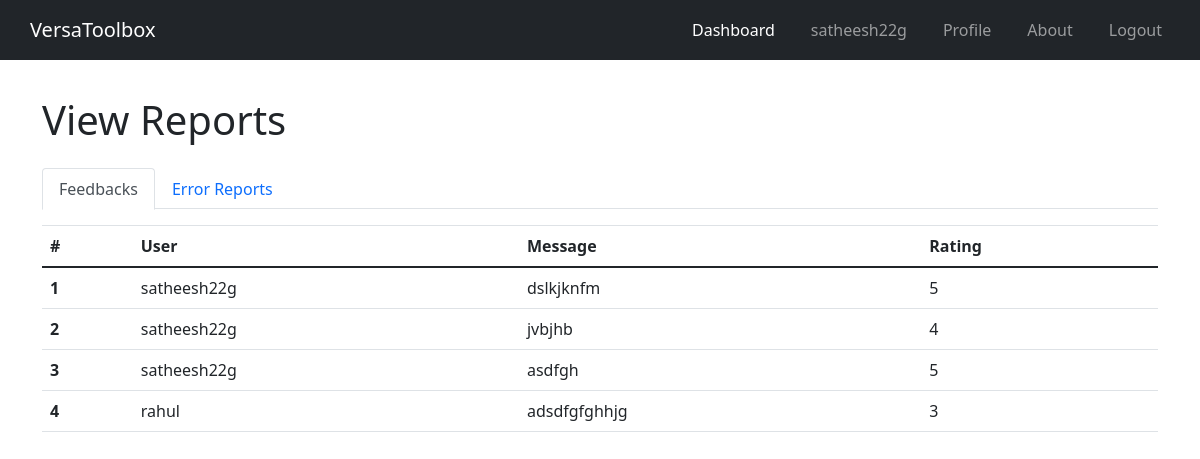
The page /view-reports (signed in) on the database as committed earlier.
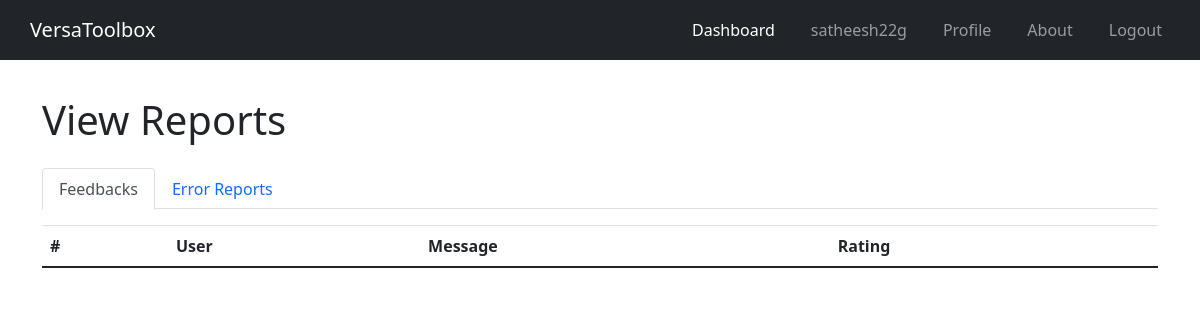
The same page on the database as committed later.
### users/models.py (models this page shows, shortened)
class CustomUser(AbstractUser):
    email = models.EmailField(unique=True)

class Feedback(models.Model):
    name = models.CharField(max_length=100)
    email = models.EmailField()
    message = models.TextField()
    rating = models.IntegerField(default=0)  # Add a field for rating
    created_at = models.DateTimeField(auto_now_add=True)
    user = models.ForeignKey(settings.AUTH_USER_MODEL, on_delete=models.SET_NULL, null=True, blank=True)

### users/views.py (the view)
# urls.py: path('view-reports', view_reports, name='view_reports'),
@login_required
@staff_member_required
def view_reports(request):
    feedbacks = Feedback.objects.all()
    error_reports = ErrorReport.objects.all()
    return render(request, 'view_reports.html', {'feedbacks': feedbacks,'error_reports': error_reports})

### users/context_processors.py (called while the page is built)
def common_context(request):
    username = request.session.get('username', None)
    return {'username': username}

### users/templates/view_reports.html (shortened to what this page needs)
<!DOCTYPE html>
<html lang="en">
<head>
    <link rel="stylesheet" href="https://stackpath.bootstrapcdn.com/bootstrap/4.5.2/css/bootstrap.min.css">
</head>
<body>
    {% include 'nav.html' %}
    <div class="container py-5 mt-5">
        <h1 class="mb-4">View Reports</h1>
        <ul class="nav nav-tabs" id="myTab" role="tablist">
            <li class="nav-item">
                <a class="nav-link active" id="feedback-tab" data-toggle="tab" href="#feedback" role="tab" aria-controls="feedback" aria-selected="true">Feedbacks</a>
            </li>
            <li class="nav-item">
                <a class="nav-link" id="error-tab" data-toggle="tab" href="#error" role="tab" aria-controls="error" aria-selected="false">Error Reports</a>
            </li>
        </ul>
        <div class="tab-content mt-3">
            <div class="tab-pane fade show active" id="feedback" role="tabpanel" aria-labelledby="feedback-tab">
                <table class="table">
                    <thead>
                        <tr>
                            <th scope="col">#</th>
                            <th scope="col">User</th>
                            <th scope="col">Message</th>
                            <th scope="col">Rating</th>
                        </tr>
                    </thead>
                    <tbody>
                        {% for feedback in feedbacks %}
                            <tr>
                                <th scope="row">{{ feedback.id }}</th>
                                <td>{{ feedback.user.username }}</td>
                                <td>{{ feedback.message }}</td>
                                <td>{{ feedback.rating }}</td>
                            </tr>
                        {% endfor %}
                    </tbody>
                </table>
            </div>
        </div>
    </div>
</body>
</html>

### qr_maker/templates/nav.html (shortened to what this page needs)
<!DOCTYPE html>
<html lang="en">
<head>
  <link href="https://cdn.jsdelivr.net/npm/bootstrap@5.0.2/dist/css/bootstrap.min.css" rel="stylesheet">
</head>
<body>
  <nav class="navbar navbar-expand-lg navbar-dark bg-dark">
    <h1><a class="navbar-brand" href="/">VersaToolbox</a></h1>
    <div class="collapse navbar-collapse" id="navbarNav">
      <ul class="navbar-nav ml-auto">
        <li class="nav-item active">
          <a class="nav-link" href="/dashboard">Dashboard</a>
        </li>
        {% if username %}
        <li class="nav-item">
          <a class="nav-link">
            {{ username }}
          </a>
        </li>
        <li class="nav-item">
          <a class="nav-link" href="/profile">Profile</a>
        </li>
        {% else %}
        <a class="nav-link" href="/login">Login</a>
        {% endif %}
        <li class="nav-item">
          <a class="nav-link" href="/about">About</a>
        </li>
        {% if username %}
        <li class="nav-item">
          <a class="nav-link" href="/logout">Logout</a>
        </li>
        {% endif %}
      </ul>
    </div>
  </nav>
</body>
</html>

### qr_maker/templates/nav.html (style rules this page uses)
.navbar { background-color: #333; color: #fff; justify-content: space-between; align-items: center; padding: 10px 20px; position: fixed; top: 0; width: 100%; margin: 0; z-index: 100; }
.navbar h1 { margin: 0; font-size: 20px; }
.navbar a { color: #fff; text-decoration: none; margin: 0 10px; transition: color 0.3s ease; }

Rows that differ between the two databases and show on the page:
removed Feedback: id "1", user.username "satheesh22g", message "dslkjknfm", rating "5"
removed Feedback: id "2", user.username "satheesh22g", message "jvbjhb", rating "4"
removed Feedback: id "3", user.username "satheesh22g", message "asdfgh", rating "5"
removed Feedback: id "4", user.username "rahul", message "adsdfgfghhjg", rating "3"
